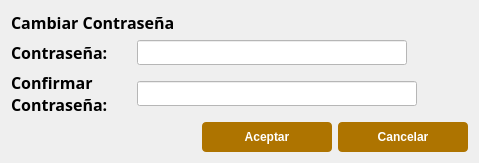
          <widget class="QWidget" name="scrollAreaWidgetContents_6">
           <property name="geometry">
            <rect>
             <x>0</x>
             <y>0</y>
             <width>479</width>
             <height>153</height>
            </rect>
           </property>
           <layout class="QGridLayout" name="gridLayout_4">
            <item row="3" column="3">
             <widget class="QPushButton" name="btnCancelar_5">
              <property name="minimumSize">
               <size>
                <width>130</width>
                <height>30</height>
               </size>
              </property>
              <property name="maximumSize">
               <size>
                <width>130</width>
                <height>30</height>
               </size>
              </property>
              <property name="font">
               <font>
                <weight>75</weight>
                <bold>true</bold>
               </font>
              </property>
              <property name="styleSheet">
               <string notr="true">QPushButton{
background : rgb(174, 116, 0);
color : rgb(255, 255, 255);
border-radius : 4px;
}
QPushButton::hover{
background : rgb(104, 69, 13);
color : rgb(255, 255, 255);
border-radius : 4px;
}
QPushButton:disabled {
background: rgb(217, 217, 217)
}</string>
              </property>
              <property name="text">
               <string>Cancelar</string>
              </property>
             </widget>
            </item>
            <item row="0" column="0" colspan="4">
             <widget class="QLabel" name="lbDatoUsuario">
              <property name="minimumSize">
               <size>
                <width>0</width>
                <height>0</height>
               </size>
              </property>
              <property name="maximumSize">
               <size>
                <width>16777215</width>
                <height>16777215</height>
               </size>
              </property>
              <property name="font">
               <font>
                <family>Century Gothic</family>
                <pointsize>12</pointsize>
                <weight>75</weight>
                <bold>true</bold>
               </font>
              </property>
              <property name="text">
               <string>&lt;html&gt;&lt;head/&gt;&lt;body&gt;&lt;p&gt;Cambiar Contraseña&lt;/p&gt;&lt;/body&gt;&lt;/html&gt;</string>
              </property>
             </widget>
            </item>
            <item row="1" column="0">
             <widget class="QLabel" name="label_54">
              <property name="minimumSize">
               <size>
                <width>120</width>
                <height>0</height>
               </size>
              </property>
              <property name="maximumSize">
               <size>
                <width>120</width>
                <height>16777215</height>
               </size>
              </property>
              <property name="font">
               <font>
                <family>Century Gothic</family>
                <pointsize>12</pointsize>
                <weight>75</weight>
                <bold>true</bold>
               </font>
              </property>
              <property name="text">
               <string>&lt;html&gt;&lt;head/&gt;&lt;body&gt;&lt;p&gt;Contraseña:&lt;/p&gt;&lt;/body&gt;&lt;/html&gt;</string>
              </property>
             </widget>
            </item>
            <item row="2" column="0">
             <widget class="QLabel" name="label_55">
              <property name="minimumSize">
               <size>
                <width>120</width>
                <height>0</height>
               </size>
              </property>
              <property name="maximumSize">
               <size>
                <width>120</width>
                <height>16777215</height>
               </size>
              </property>
              <property name="font">
               <font>
                <family>Century Gothic</family>
                <pointsize>12</pointsize>
                <weight>75</weight>
                <bold>true</bold>
               </font>
              </property>
              <property name="text">
               <string>&lt;html&gt;&lt;head/&gt;&lt;body&gt;Confirmar&lt;br/&gt; Contraseña:&lt;/body&gt;&lt;/html&gt;</string>
              </property>
             </widget>
            </item>
            <item row="2" column="1" colspan="3">
             <widget class="QLineEdit" name="leRol_2">
              <property name="minimumSize">
               <size>
                <width>270</width>
                <height>25</height>
               </size>
              </property>
              <property name="maximumSize">
               <size>
                <width>280</width>
                <height>25</height>
               </size>
              </property>
              <property name="font">
               <font>
                <family>Century Gothic</family>
                <pointsize>12</pointsize>
                <weight>75</weight>
                <bold>true</bold>
               </font>
              </property>
              <property name="styleSheet">
               <string notr="true">background : rgb(255,255,255)</string>
              </property>
              <property name="maxLength">
               <number>50</number>
              </property>
             </widget>
            </item>
            <item row="1" column="1" colspan="3">
             <widget class="QLineEdit" name="leRol_3">
              <property name="minimumSize">
               <size>
                <width>270</width>
                <height>25</height>
               </size>
              </property>
              <property name="maximumSize">
               <size>
                <width>240</width>
                <height>25</height>
               </size>
              </property>
              <property name="font">
               <font>
                <family>Century Gothic</family>
                <pointsize>12</pointsize>
                <weight>75</weight>
                <bold>true</bold>
               </font>
              </property>
              <property name="styleSheet">
               <string notr="true">background : rgb(255,255,255)</string>
              </property>
              <property name="maxLength">
               <number>50</number>
              </property>
             </widget>
            </item>
            <item row="3" column="2">
             <widget class="QPushButton" name="btnAceptar_3">
              <property name="minimumSize">
               <size>
                <width>130</width>
                <height>30</height>
               </size>
              </property>
              <property name="maximumSize">
               <size>
                <width>130</width>
                <height>30</height>
               </size>
              </property>
              <property name="font">
               <font>
                <weight>75</weight>
                <bold>true</bold>
               </font>
              </property>
              <property name="styleSheet">
               <string notr="true">QPushButton{
background : rgb(174, 116, 0);
color : rgb(255, 255, 255);
border-radius : 4px;
}
QPushButton::hover{
background : rgb(104, 69, 13);
color : rgb(255, 255, 255);
border-radius : 4px;
}
QPushButton:disabled {
background: rgb(217, 217, 217)
}</string>
              </property>
              <property name="text">
               <string>Aceptar</string>
              </property>
             </widget>
            </item>
           </layout>
          </widget>
